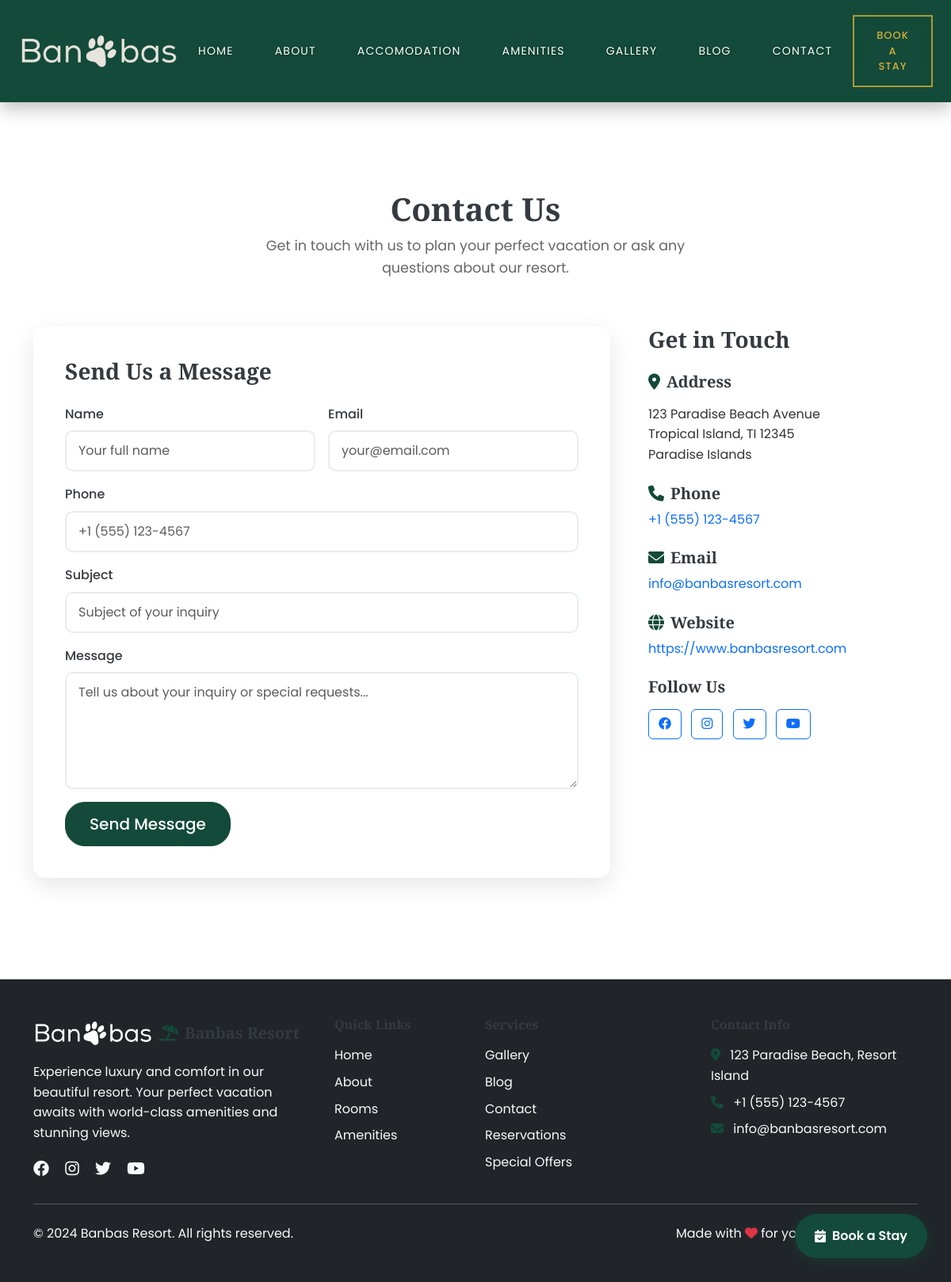
Page /contact/ on the committed database.
### resort/models.py (models this page shows, shortened)
class NavigationSettings(models.Model):
    show_home = models.BooleanField(default=True)
    show_about = models.BooleanField(default=True)
    show_rooms = models.BooleanField(default=True)
    show_amenities = models.BooleanField(default=True)
    show_gallery = models.BooleanField(default=True)
    show_blog = models.BooleanField(default=True)
    show_contact = models.BooleanField(default=True)
    show_activities = models.BooleanField(default=True)
    book_button_label = models.CharField(max_length=50, default="Book A Stay")
    book_button_url = models.CharField(max_length=200, default="/contact/")
    show_book_button = models.BooleanField(default=True)
    updated_at = models.DateTimeField(auto_now=True)
    class Meta:
        verbose_name = "Navigation Settings"
        verbose_name_plural = "Navigation Settings"

class Resort(models.Model):
    name = models.CharField(max_length=100, default="Banbas Resort")
    tagline = models.CharField(max_length=200, default="Your Paradise Awaits")
    description = models.TextField(default="Experience luxury and comfort at Banbas Resort")
    address = models.TextField()
    phone = models.CharField(max_length=20)
    email = models.EmailField()
    website = models.URLField(blank=True)
    hero_image_placeholder = models.CharField(
        max_length=200,
        default="https://images.unsplash.com/photo-1571896349842-33c89424de2d?ixlib=rb-4.0.3&ixid=M3wxMjA3fDB8MHxwaG90by1wYWdlfHx8fGVufDB8fHx8fA%3D%3D&auto=format&fit=crop&w=1920&q=80"
    )
    hero_video = models.FileField(
        upload_to='videos/',
        blank=True,
        null=True,
        help_text="Hero background video (MP4 recommended, under 10MB)"
    )
    facebook_url = models.URLField(blank=True)
    instagram_url = models.URLField(blank=True)
    twitter_url = models.URLField(blank=True)
    updated_at = models.DateTimeField(auto_now=True)

### resort/views.py (the view)
# urls.py: path('contact/', views.contact, name='contact'),
def contact(request):
    resort = Resort.objects.first()
    if request.method == 'POST':
        form = ContactForm(request.POST)
        if form.is_valid():
            contact = form.save()
            try:
                email_sent = BanbasEmailService.send_new_inquiry_notification(contact)
                if email_sent:
                    messages.success(request, 'Thank you for your message! We will get back to you soon. Our team has been notified.')
                else:
                    messages.success(request, 'Thank you for your message! We will get back to you soon.')
            except Exception as e:
                messages.success(request, 'Thank you for your message! We will get back to you soon.')
            return redirect('resort:contact')
    else:
        form = ContactForm()
    context = {
        'form': form,
        'resort': resort,
    }
    return render(request, 'resort/contact.html', context)

### templates/resort/contact.html (shortened to what this page needs)
{% extends 'resort/base.html' %}
{% load static %}
{% block content %}
<section class="section" style="padding-top: 120px;">
    <div class="container">
        <div class="section-title">
            <h1>Contact Us</h1>
            <p>Get in touch with us to plan your perfect vacation or ask any questions about our resort.</p>
        </div>
        <div class="row g-5">
            <div class="col-lg-8">
                <div class="contact-form">
                    <h3 class="mb-4">Send Us a Message</h3>
                    <form method="post">
                        <div class="row g-3">
                            <div class="col-md-6">
                                <label for="{{ form.name.id_for_label }}" class="form-label">{{ form.name.label }}</label>
                                {{ form.name }}
                            </div>
                            <div class="col-md-6">
                                <label for="{{ form.email.id_for_label }}" class="form-label">{{ form.email.label }}</label>
                                {{ form.email }}
                            </div>
                            <div class="col-12">
                                <label for="{{ form.phone.id_for_label }}" class="form-label">{{ form.phone.label }}</label>
                                {{ form.phone }}
                            </div>
                            <div class="col-12">
                                <label for="{{ form.subject.id_for_label }}" class="form-label">{{ form.subject.label }}</label>
                                {{ form.subject }}
                            </div>
                            <div class="col-12">
                                <label for="{{ form.message.id_for_label }}" class="form-label">{{ form.message.label }}</label>
                                {{ form.message }}
                            </div>
                            <div class="col-12">
                                <button type="submit" class="btn btn-primary btn-lg">Send Message</button>
                            </div>
                        </div>
                    </form>
                </div>
            </div>
            <div class="col-lg-4">
                <div class="contact-info">
                    <h3 class="mb-4">Get in Touch</h3>
                    {% if resort %}
                    <div class="info-item mb-4">
                        <h5><i class="fas fa-map-marker-alt text-primary me-2"></i>Address</h5>
                        <p>{{ resort.address|linebreaks }}</p>
                    </div>
                    <div class="info-item mb-4">
                        <h5><i class="fas fa-phone text-primary me-2"></i>Phone</h5>
                        <p><a href="tel:{{ resort.phone }}" class="text-decoration-none">{{ resort.phone }}</a></p>
                    </div>
                    <div class="info-item mb-4">
                        <h5><i class="fas fa-envelope text-primary me-2"></i>Email</h5>
                        <p><a href="mailto:{{ resort.email }}" class="text-decoration-none">{{ resort.email }}</a></p>
                    </div>
                    {% if resort.website %}
                    <div class="info-item mb-4">
                        <h5><i class="fas fa-globe text-primary me-2"></i>Website</h5>
                        <p><a href="{{ resort.website }}" target="_blank" class="text-decoration-none">{{ resort.website }}</a></p>
                    </div>
                    {% endif %}
                    {% endif %}
                    <div class="social-links">
                        <h5 class="mb-3">Follow Us</h5>
                        <a href="#" class="btn btn-outline-primary me-2 mb-2"><i class="fab fa-facebook"></i></a>
                        <a href="#" class="btn btn-outline-primary me-2 mb-2"><i class="fab fa-instagram"></i></a>
                        <a href="#" class="btn btn-outline-primary me-2 mb-2"><i class="fab fa-twitter"></i></a>
                        <a href="#" class="btn btn-outline-primary me-2 mb-2"><i class="fab fa-youtube"></i></a>
                    </div>
                </div>
            </div>
        </div>
    </div>
</section>
{% endblock %}

### templates/resort/base.html (shortened to what this page needs)
<!DOCTYPE html>
{% load static %}
<html lang="en">
<head>
    <link href="https://cdn.jsdelivr.net/npm/bootstrap@5.3.2/dist/css/bootstrap.min.css" rel="stylesheet">
    <link rel="stylesheet" href="https://cdnjs.cloudflare.com/ajax/libs/font-awesome/6.0.0/css/all.min.css">
    <link rel="stylesheet" href="{% static 'css/style.css' %}">
</head>
{% with current=request.resolver_match.url_name %}
<body class="{% if current == 'home' %}home-page{% else %}inner-page{% endif %}">
    <nav class="navbar navbar-expand-lg navbar-light {% if current == 'home' %}navbar-home navbar-initial{% else %}navbar-solid navbar-sticky{% endif %}">
        <div class="container-fluid px-4">
            <a class="navbar-brand d-flex align-items-center" href="{% url 'resort:home' %}">
                <img src="{% static 'images/logo/logo.png' %}" alt="Banbas Resort" class="navbar-logo"
                     onerror="this.style.display='none'; this.nextElementSibling.style.display='inline';">
            </a>
            <div class="collapse navbar-collapse" id="navbarNav">
                <ul class="navbar-nav mx-auto">
                    {% if nav_settings.show_home %}
                    <li class="nav-item">
                        <a class="nav-link" href="{% url 'resort:home' %}">HOME</a>
                    </li>
                    {% endif %}
                    {% if nav_settings.show_about %}
                    <li class="nav-item">
                        <a class="nav-link" href="{% url 'resort:about' %}">ABOUT</a>
                    </li>
                    {% endif %}
                    {% if nav_settings.show_rooms %}
                    <li class="nav-item">
                        <a class="nav-link" href="{% url 'resort:rooms' %}">ACCOMODATION</a>
                    </li>
                    {% endif %}
                    {% if nav_settings.show_amenities %}
                    <li class="nav-item">
                        <a class="nav-link" href="{% url 'resort:amenities' %}">AMENITIES</a>
                    </li>
                    {% endif %}
                    {% if nav_settings.show_gallery %}
                    <li class="nav-item">
                        <a class="nav-link" href="{% url 'resort:gallery' %}">GALLERY</a>
                    </li>
                    {% endif %}
                    {% if nav_settings.show_blog %}
                    <li class="nav-item">
                        <a class="nav-link" href="{% url 'resort:blog_list' %}">BLOG</a>
                    </li>
                    {% endif %}
                    {% if nav_settings.show_contact %}
                    <li class="nav-item">
                        <a class="nav-link" href="{% url 'resort:contact' %}">CONTACT</a>
                    </li>
                    {% endif %}
                </ul>
                {% if nav_settings.show_book_button %}
                {% url 'resort:contact' as contact_url %}
                <div class="navbar-nav ms-auto">
                    <a class="btn btn-primary book-stay-btn" href="{{ nav_settings.book_button_url|default:contact_url }}">{{ nav_settings.book_button_label }}</a>
                </div>
                {% endif %}
            </div>
        </div>
    </nav>
    {% if current != 'home' %}
    <div class="nav-offset"></div>
    {% endif %}
    <main>
        {% block content %}
        {% endblock %}
    </main>
    <a href="{% url 'resort:contact' %}" class="floating-book-btn" title="Book Your Stay">
        <i class="fas fa-calendar-check"></i>
        Book a Stay
    </a>
    <footer class="bg-dark text-light py-5 mt-5">
        <div class="container">
            <div class="row g-4">
                <div class="col-lg-4 col-md-6">
                    <h5 class="fw-bold mb-3 d-flex align-items-center">
                        <img src="{% static 'images/logo/logo.png' %}" alt="Banbas Resort" class="footer-logo me-2"
                             style="height: 40px;" onerror="this.style.display='none'; this.nextElementSibling.style.display='inline';">
                        <span class="footer-fallback">
                            <i class="fas fa-umbrella-beach me-2 text-primary"></i>Banbas Resort
                        </span>
                    </h5>
                    <p class="mb-3">Experience luxury and comfort in our beautiful resort. Your perfect vacation awaits with world-class amenities and stunning views.</p>
                    <div class="social-links">
                        <a href="#" class="text-light me-3 fs-5"><i class="fab fa-facebook"></i></a>
                        <a href="#" class="text-light me-3 fs-5"><i class="fab fa-instagram"></i></a>
                        <a href="#" class="text-light me-3 fs-5"><i class="fab fa-twitter"></i></a>
                        <a href="#" class="text-light me-3 fs-5"><i class="fab fa-youtube"></i></a>
                    </div>
                </div>
                <div class="col-lg-2 col-md-6">
                    <h6 class="fw-semibold mb-3">Quick Links</h6>
                    <ul class="list-unstyled">
                        <li class="mb-2"><a href="{% url 'resort:home' %}" class="text-light text-decoration-none">Home</a></li>
                        <li class="mb-2"><a href="{% url 'resort:about' %}" class="text-light text-decoration-none">About</a></li>
                        <li class="mb-2"><a href="{% url 'resort:rooms' %}" class="text-light text-decoration-none">Rooms</a></li>
                        <li class="mb-2"><a href="{% url 'resort:amenities' %}" class="text-light text-decoration-none">Amenities</a></li>
                    </ul>
                </div>
                <div class="col-lg-3 col-md-6">
                    <h6 class="fw-semibold mb-3">Services</h6>
                    <ul class="list-unstyled">
                        <li class="mb-2"><a href="{% url 'resort:gallery' %}" class="text-light text-decoration-none">Gallery</a></li>
                        <li class="mb-2"><a href="{% url 'resort:blog_list' %}" class="text-light text-decoration-none">Blog</a></li>
                        <li class="mb-2"><a href="{% url 'resort:contact' %}" class="text-light text-decoration-none">Contact</a></li>
                        <li class="mb-2"><a href="#" class="text-light text-decoration-none">Reservations</a></li>
                        <li class="mb-2"><a href="#" class="text-light text-decoration-none">Special Offers</a></li>
                    </ul>
                </div>
                <div class="col-lg-3 col-md-6">
                    <h6 class="fw-semibold mb-3">Contact Info</h6>
                    <div class="contact-info">
                        <p class="mb-2">
                            <i class="fas fa-map-marker-alt me-2 text-primary"></i>
                            123 Paradise Beach, Resort Island
                        </p>
                        <p class="mb-2">
                            <i class="fas fa-phone me-2 text-primary"></i>
                            +1 (555) 123-4567
                        </p>
                        <p class="mb-2">
                            <i class="fas fa-envelope me-2 text-primary"></i>
                            info@banbasresort.com
                        </p>
                    </div>
                </div>
            </div>
            <hr class="my-4">
            <div class="row align-items-center">
                <div class="col-md-6">
                    <p class="mb-0">&copy; 2024 Banbas Resort. All rights reserved.</p>
                </div>
                <div class="col-md-6 text-md-end">
                    <p class="mb-0">Made with <i class="fas fa-heart text-danger"></i> for your perfect vacation</p>
                </div>
            </div>
        </div>
    </footer>
</body>
</html>
{% endwith %}

### rows in the picture
NavigationSettings: book_button_label "BOOK A STAY"
Resort: address "123 Paradise Beach Avenue Tropical Island, TI 12345 Paradise Islands", phone "+1 (555) 123-4567", email "info@banbasresort.com", website "https://www.banbasresort.com"
